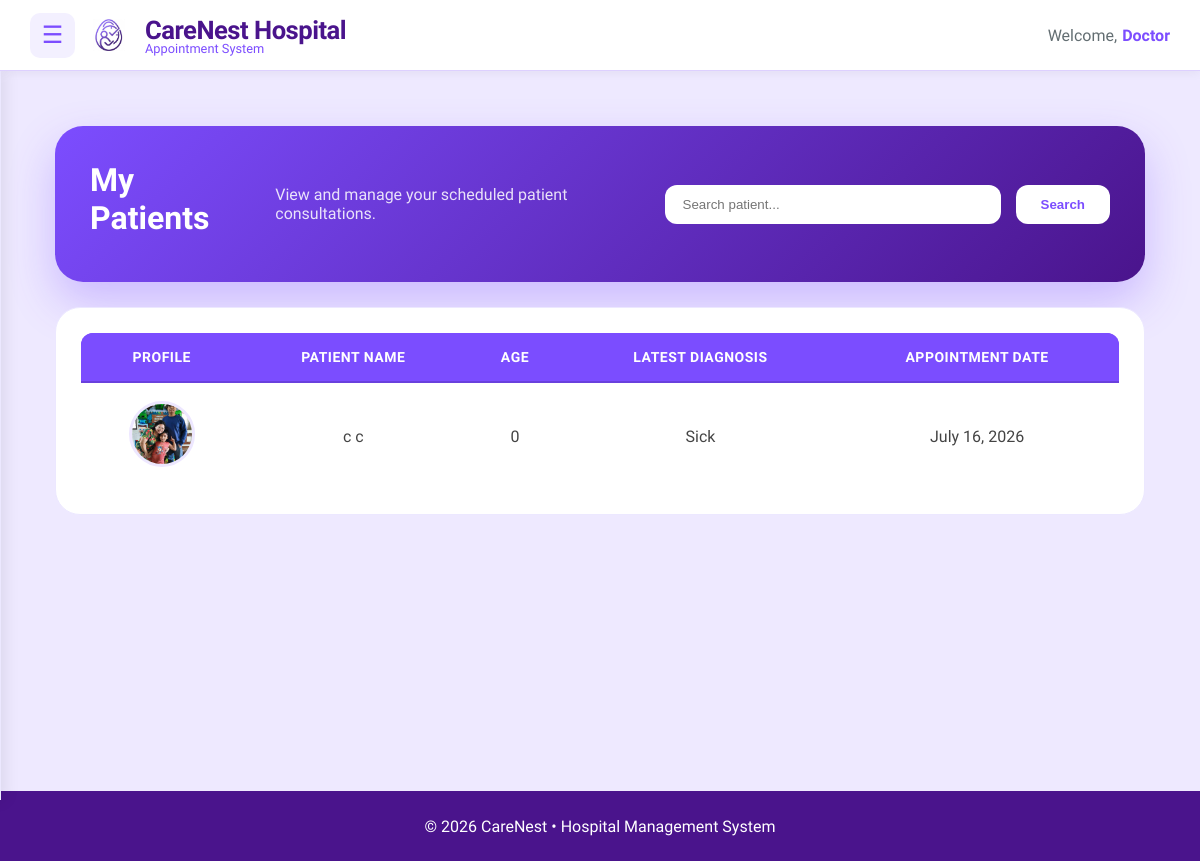
The app's page /doctor/patients/ (signed in), older data.
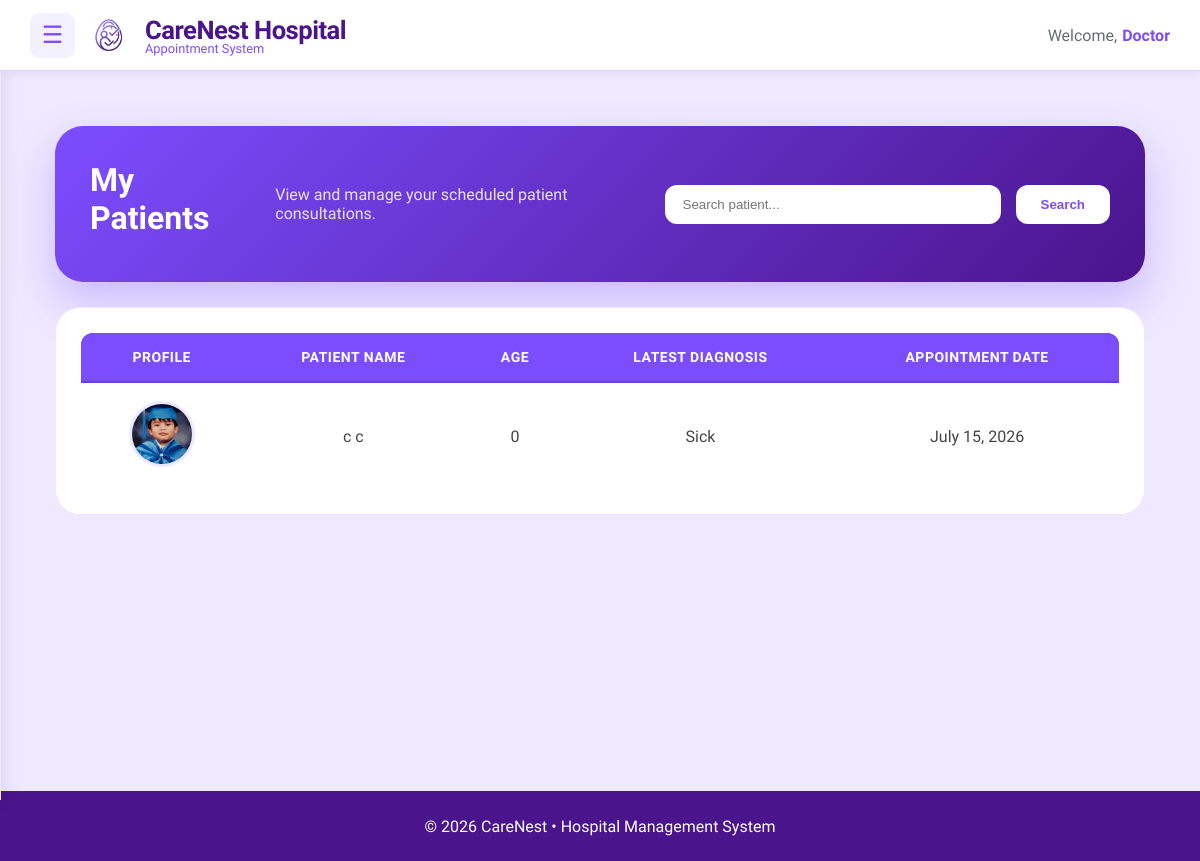
The same page, newer data.
### main/models.py (models this page shows, shortened)
class Patient(models.Model):
    SEX_CHOICES = [
        ('Male', 'Male'),
        ('Female', 'Female'),
        ('Other', 'Other'),
    ]
    BLOOD_TYPE_CHOICES = [
        ('A+', 'A+'),
        ('A-', 'A-'),
        ('B+', 'B+'),
        ('B-', 'B-'),
        ('AB+', 'AB+'),
        ('AB-', 'AB-'),
        ('O+', 'O+'),
        ('O-', 'O-'),
        ('Unknown', 'Unknown'),
    ]
    user = models.OneToOneField(
        User,
        on_delete=models.CASCADE,
        related_name='patient_profile'
    )
    first_name = models.CharField(max_length=50, default="Unknown")
    middle_name = models.CharField(max_length=50, blank=True, null=True)
    last_name = models.CharField(max_length=50, default="Unknown")
    date_of_birth = models.DateField()
    sex = models.CharField(
        max_length=10,
        choices=SEX_CHOICES,
        default='Male'
    )
    blood_type = models.CharField(
        max_length=10,
        choices=BLOOD_TYPE_CHOICES,
        default='Unknown'
    )
    height = models.DecimalField(
        max_digits=5,
        decimal_places=2,
        blank=True,
        null=True,
        help_text="Height in centimeters"
    )
    weight = models.DecimalField(
        max_digits=5,
        decimal_places=2,
        blank=True,
        null=True,
        help_text="Weight in kilograms"
    )
    address = models.TextField()
    contact_number = models.CharField(max_length=15)
    profile_picture = models.ImageField(
        upload_to=user_directory_path,
        default='default.jpg',
        blank=True,
        null=True
    )
    @property
    def age(self):
        if not self.date_of_birth:
            return "N/A"
        today = date.today()
        return today.year - self.date_of_birth.year - (
            (today.month, today.day) <
            (self.date_of_birth.month, self.date_of_birth.day)
        )

class Appointment(models.Model):
    STATUS_CHOICES = [
        ('Waiting', 'Waiting'),
        ('Pending', 'Pending'),
        ('Confirmed', 'Confirmed'),
        ('Completed', 'Completed'),
        ('Cancelled', 'Cancelled'),
    ]
    TIME_PERIOD_CHOICES = [
        ('AM', 'AM'),
        ('PM', 'PM'),
    ]
    patient = models.ForeignKey(
        Patient,
        on_delete=models.CASCADE,
        related_name='appointments'
    )
    doctor = models.ForeignKey(
        Doctor,
        on_delete=models.CASCADE,
        related_name='appointments'
    )
    date = models.DateField()
    time_period = models.CharField(
        max_length=2,
        choices=TIME_PERIOD_CHOICES,
        default='AM'
    )
    reason = models.TextField()
    status = models.CharField(
        max_length=15,
        choices=STATUS_CHOICES,
        default='Pending'
    )
    created_at = models.DateTimeField(auto_now_add=True)

class MedicalRecord(models.Model):
    appointment = models.OneToOneField(
        Appointment,
        on_delete=models.CASCADE,
        related_name="medical_record",
        null=True,
        blank=True
    )
    patient = models.ForeignKey(
        Patient,
        on_delete=models.CASCADE,
        related_name="medical_records"
    )
    doctor = models.ForeignKey(
        Doctor,
        on_delete=models.SET_NULL,
        null=True,
        related_name="created_records"
    )
    diagnosis = models.TextField()
    prescription = models.TextField()
    notes = models.TextField(
        blank=True,
        null=True,
        help_text="Additional notes or doctor's remarks"
    )
    visit_date = models.DateField(auto_now_add=True)

### main/views.py (the view)
# urls.py: path("doctor/patients/",views.doctor_patient_list,name="doctor_patient_list"),
@login_required
def doctor_patient_list(request):
    doctor = request.user.doctor_profile
    patients = (
        Patient.objects
        .filter(
            appointments__doctor=doctor,
            appointments__status__in=["Confirmed", "Completed"]
        )
        .distinct()
        .prefetch_related("medical_records")
        .order_by("user__last_name", "user__first_name")
    )
    search = request.GET.get("search")
    if search:
        patients = patients.filter(
            Q(user__first_name__icontains=search) |
            Q(user__last_name__icontains=search)
        ).distinct()
    patient_data = []
    for patient in patients:
        latest_record = (
            MedicalRecord.objects
            .filter(
                patient=patient,
                doctor=doctor
            )
            .order_by("-visit_date")
            .first()
        )
        latest_appointment = (
            Appointment.objects
            .filter(
                patient=patient,
                doctor=doctor,
                status__in=["Confirmed", "Completed"]
            )
            .order_by("-date", "-time_period")
            .first()
        )
        patient_data.append({
            "patient": patient,
            "diagnosis": latest_record.diagnosis if latest_record else "-",
            "appointment_date": latest_appointment.date if latest_appointment else "-",
        })
    context = {
        "patients": patient_data,
        "total_patients": len(patient_data),
    }
    return render(
        request,
        "doctors/medical_record/doctor_patient_list.html",
        context,
    )

### main/templates/doctors/medical_record/doctor_patient_list.html (shortened to what this page needs)
{% extends "includes/dashboard_base.html" %}
{% load static %}
{% block content %}
{% block extra_css %}
<link rel="stylesheet" href="{% static 'css/doctor_patient_list.css' %}">
{% endblock %}
<div class="patients-page">
    <div class="header-card">
        <h2>My Patients<p>
</h2>
<p>
View and manage your scheduled patient consultations.
</p>
        <form method="GET" class="search-form">
            <input
                type="text"
                name="search"
                placeholder="Search patient..."
                value="{{ request.GET.search }}"
            >
            <button type="submit">
                Search
            </button>
        </form>
    </div>
   <div class="table-card">
    <table class="patients-table">
        <thead>
            <tr>
                <th>Profile</th>
                <th>Patient Name</th>
                <th>Age</th>
                <th>Latest Diagnosis</th>
                <th>Appointment Date</th>
            </tr>
        </thead>
        <tbody>
        {% for item in patients %}
            <tr>
                <td>
                    <img
                        src="{{ item.patient.profile_picture.url }}"
                        class="profile-pic"
                        alt="{{ item.patient.user.get_full_name }}"
                    >
                </td>
                <td>
                    {{ item.patient.user.get_full_name }}
                </td>
                <td>
                    {{ item.patient.age }}
                </td>
                <td>
                    {{ item.diagnosis }}
                </td>
                <td>
                    {{ item.appointment_date }}
                </td>
            </tr>
        {% empty %}
            <tr>
                <td colspan="5" class="empty">
                    No patients found.
                </td>
            </tr>
        {% endfor %}
        </tbody>
    </table>
</div>
</div>
{% endblock %}

Row changes from the older to the newer data that the page shows:
changed Patient "Sick": patient.profile_picture: a different picture; appointment_date "July 16, 2026" → "July 15, 2026"
